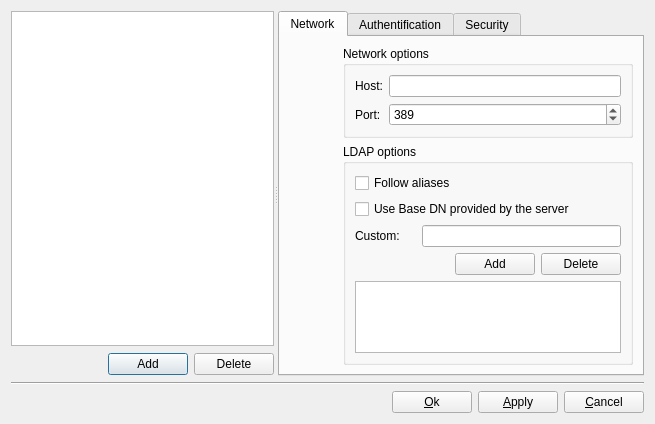
<?xml version="1.0" encoding="UTF-8"?>
<ui version="4.0">
 <class>ServerDialogDesign</class>
 <widget class="QDialog" name="ServerDialogDesign">
  <property name="geometry">
   <rect>
    <x>0</x>
    <y>0</y>
    <width>655</width>
    <height>412</height>
   </rect>
  </property>
  <property name="windowTitle">
   <string>Manage Serverlist</string>
  </property>
  <layout class="QGridLayout" name="gridLayout_2">
   <item row="0" column="0">
    <widget class="QSplitter" name="splitter">
     <property name="orientation">
      <enum>Qt::Horizontal</enum>
     </property>
     <widget class="QWidget" name="">
      <layout class="QGridLayout" name="gridLayout">
       <item row="0" column="0" colspan="3">
        <widget class="QListView" name="serverListView">
         <property name="sizePolicy">
          <sizepolicy hsizetype="Expanding" vsizetype="Expanding">
           <horstretch>0</horstretch>
           <verstretch>0</verstretch>
          </sizepolicy>
         </property>
        </widget>
       </item>
       <item row="1" column="0">
        <spacer name="hspace1">
         <property name="orientation">
          <enum>Qt::Horizontal</enum>
         </property>
         <property name="sizeHint" stdset="0">
          <size>
           <width>13</width>
           <height>24</height>
          </size>
         </property>
        </spacer>
       </item>
       <item row="1" column="1">
        <widget class="QPushButton" name="addButton">
         <property name="sizePolicy">
          <sizepolicy hsizetype="Fixed" vsizetype="Fixed">
           <horstretch>0</horstretch>
           <verstretch>0</verstretch>
          </sizepolicy>
         </property>
         <property name="text">
          <string>Add</string>
         </property>
        </widget>
       </item>
       <item row="1" column="2">
        <widget class="QPushButton" name="deleteButton">
         <property name="sizePolicy">
          <sizepolicy hsizetype="Fixed" vsizetype="Fixed">
           <horstretch>0</horstretch>
           <verstretch>0</verstretch>
          </sizepolicy>
         </property>
         <property name="text">
          <string>Delete</string>
         </property>
        </widget>
       </item>
      </layout>
     </widget>
     <widget class="QTabWidget" name="tabWidget">
      <property name="sizePolicy">
       <sizepolicy hsizetype="MinimumExpanding" vsizetype="Expanding">
        <horstretch>0</horstretch>
        <verstretch>0</verstretch>
       </sizepolicy>
      </property>
      <property name="currentIndex">
       <number>0</number>
      </property>
      <widget class="QWidget" name="networkTab">
       <attribute name="title">
        <string>Network</string>
       </attribute>
       <layout class="QGridLayout" name="gridLayout_5">
        <item row="0" column="0">
         <layout class="QVBoxLayout" name="networkVLayout">
          <item>
           <widget class="QLabel" name="networkIcon">
            <property name="minimumSize">
             <size>
              <width>48</width>
              <height>48</height>
             </size>
            </property>
            <property name="text">
             <string/>
            </property>
           </widget>
          </item>
          <item>
           <spacer name="vspace1">
            <property name="orientation">
             <enum>Qt::Vertical</enum>
            </property>
            <property name="sizeHint" stdset="0">
             <size>
              <width>20</width>
              <height>40</height>
             </size>
            </property>
           </spacer>
          </item>
         </layout>
        </item>
        <item row="0" column="1" rowspan="2">
         <layout class="QGridLayout" name="networkGridLayout">
          <item row="0" column="0">
           <widget class="QGroupBox" name="networkOptionsGroup">
            <property name="title">
             <string>Network options</string>
            </property>
            <layout class="QGridLayout" name="gridLayout_4">
             <item row="0" column="0">
              <widget class="QLabel" name="hostLabel">
               <property name="sizePolicy">
                <sizepolicy hsizetype="Maximum" vsizetype="Preferred">
                 <horstretch>0</horstretch>
                 <verstretch>0</verstretch>
                </sizepolicy>
               </property>
               <property name="text">
                <string>Host:</string>
               </property>
              </widget>
             </item>
             <item row="0" column="1">
              <widget class="QLineEdit" name="hostLineEdit">
               <property name="sizePolicy">
                <sizepolicy hsizetype="Expanding" vsizetype="Fixed">
                 <horstretch>0</horstretch>
                 <verstretch>0</verstretch>
                </sizepolicy>
               </property>
              </widget>
             </item>
             <item row="1" column="0">
              <widget class="QLabel" name="portLabel">
               <property name="sizePolicy">
                <sizepolicy hsizetype="Maximum" vsizetype="Preferred">
                 <horstretch>0</horstretch>
                 <verstretch>0</verstretch>
                </sizepolicy>
               </property>
               <property name="text">
                <string>Port:</string>
               </property>
              </widget>
             </item>
             <item row="1" column="1">
              <widget class="QSpinBox" name="portSpinBox">
               <property name="sizePolicy">
                <sizepolicy hsizetype="Expanding" vsizetype="Fixed">
                 <horstretch>0</horstretch>
                 <verstretch>0</verstretch>
                </sizepolicy>
               </property>
               <property name="maximum">
                <number>65535</number>
               </property>
               <property name="value">
                <number>389</number>
               </property>
              </widget>
             </item>
            </layout>
           </widget>
          </item>
          <item row="1" column="0">
           <widget class="QGroupBox" name="LDAPoptionsGoup">
            <property name="title">
             <string>LDAP options</string>
            </property>
            <layout class="QGridLayout" name="gridLayout_3">
             <item row="0" column="0" rowspan="2" colspan="5">
              <widget class="QCheckBox" name="aliasBox">
               <property name="sizePolicy">
                <sizepolicy hsizetype="Minimum" vsizetype="Fixed">
                 <horstretch>0</horstretch>
                 <verstretch>0</verstretch>
                </sizepolicy>
               </property>
               <property name="text">
                <string>Follow aliases</string>
               </property>
              </widget>
             </item>
             <item row="3" column="2" colspan="3">
              <widget class="QLineEdit" name="baseDNLineEdit"/>
             </item>
             <item row="3" column="0" colspan="2">
              <widget class="QLabel" name="customBaseDNLabel">
               <property name="sizePolicy">
                <sizepolicy hsizetype="Maximum" vsizetype="Preferred">
                 <horstretch>0</horstretch>
                 <verstretch>0</verstretch>
                </sizepolicy>
               </property>
               <property name="text">
                <string>Custom:</string>
               </property>
              </widget>
             </item>
             <item row="5" column="0" colspan="5">
              <widget class="QListWidget" name="baseDNWidget"/>
             </item>
             <item row="2" column="0" colspan="5">
              <widget class="QCheckBox" name="baseDNBox">
               <property name="sizePolicy">
                <sizepolicy hsizetype="Minimum" vsizetype="Fixed">
                 <horstretch>0</horstretch>
                 <verstretch>0</verstretch>
                </sizepolicy>
               </property>
               <property name="text">
                <string>Use Base DN provided by the server</string>
               </property>
              </widget>
             </item>
             <item row="4" column="4">
              <widget class="QPushButton" name="deleteBaseDNButton">
               <property name="text">
                <string>Delete</string>
               </property>
              </widget>
             </item>
             <item row="4" column="3">
              <widget class="QPushButton" name="addBaseDNButton">
               <property name="text">
                <string>Add</string>
               </property>
              </widget>
             </item>
            </layout>
           </widget>
          </item>
         </layout>
        </item>
        <item row="2" column="0" colspan="2">
         <spacer name="vspace2">
          <property name="orientation">
           <enum>Qt::Vertical</enum>
          </property>
          <property name="sizeHint" stdset="0">
           <size>
            <width>20</width>
            <height>40</height>
           </size>
          </property>
         </spacer>
        </item>
       </layout>
      </widget>
      <widget class="QWidget" name="authTab">
       <attribute name="title">
        <string>Authentification</string>
       </attribute>
       <layout class="QGridLayout" name="gridLayout_10">
        <item row="0" column="0">
         <layout class="QVBoxLayout" name="authVLayout">
          <item>
           <widget class="QLabel" name="authIcon">
            <property name="minimumSize">
             <size>
              <width>48</width>
              <height>48</height>
             </size>
            </property>
            <property name="text">
             <string/>
            </property>
           </widget>
          </item>
          <item>
           <spacer name="vspace3">
            <property name="orientation">
             <enum>Qt::Vertical</enum>
            </property>
            <property name="sizeHint" stdset="0">
             <size>
              <width>20</width>
              <height>40</height>
             </size>
            </property>
           </spacer>
          </item>
         </layout>
        </item>
        <item row="0" column="1">
         <layout class="QGridLayout" name="authGridLayout">
          <item row="0" column="0">
           <widget class="QGroupBox" name="bindOptionsGroup">
            <property name="title">
             <string>Bind options</string>
            </property>
            <layout class="QGridLayout" name="gridLayout_8">
             <item row="2" column="1">
              <widget class="QLabel" name="bindAsLabel">
               <property name="sizePolicy">
                <sizepolicy hsizetype="Maximum" vsizetype="Preferred">
                 <horstretch>0</horstretch>
                 <verstretch>0</verstretch>
                </sizepolicy>
               </property>
               <property name="text">
                <string>Bind as:</string>
               </property>
              </widget>
             </item>
             <item row="2" column="3">
              <widget class="QLineEdit" name="bindAsLineEdit">
               <property name="enabled">
                <bool>false</bool>
               </property>
               <property name="sizePolicy">
                <sizepolicy hsizetype="Expanding" vsizetype="Fixed">
                 <horstretch>0</horstretch>
                 <verstretch>0</verstretch>
                </sizepolicy>
               </property>
              </widget>
             </item>
             <item row="3" column="1">
              <widget class="QLabel" name="passwordLabel">
               <property name="sizePolicy">
                <sizepolicy hsizetype="Maximum" vsizetype="Preferred">
                 <horstretch>0</horstretch>
                 <verstretch>0</verstretch>
                </sizepolicy>
               </property>
               <property name="text">
                <string>Password:</string>
               </property>
              </widget>
             </item>
             <item row="0" column="1" colspan="3">
              <widget class="QCheckBox" name="anonBindBox">
               <property name="text">
                <string>Anonymous bind</string>
               </property>
               <property name="checked">
                <bool>true</bool>
               </property>
              </widget>
             </item>
             <item row="1" column="3">
              <widget class="QComboBox" name="mechanismBox">
               <property name="enabled">
                <bool>false</bool>
               </property>
               <item>
                <property name="text">
                 <string>Simple</string>
                </property>
               </item>
               <item>
                <property name="text">
                 <string>SASL CRAM-MD5</string>
                </property>
               </item>
               <item>
                <property name="text">
                 <string>SASL DIGEST-MD5</string>
                </property>
               </item>
               <item>
                <property name="text">
                 <string>SASL EXTERNAL</string>
                </property>
               </item>
               <item>
                <property name="text">
                 <string>SASL GSSAPI</string>
                </property>
               </item>
               <item>
                <property name="text">
                 <string>SASL Login</string>
                </property>
               </item>
               <item>
                <property name="text">
                 <string>SASL Plain</string>
                </property>
               </item>
              </widget>
             </item>
             <item row="1" column="1">
              <widget class="QLabel" name="mechanismLabel">
               <property name="text">
                <string>Mechanism:</string>
               </property>
              </widget>
             </item>
             <item row="3" column="3">
              <widget class="QLineEdit" name="passwordLineEdit">
               <property name="enabled">
                <bool>false</bool>
               </property>
              </widget>
             </item>
            </layout>
           </widget>
          </item>
         </layout>
        </item>
        <item row="1" column="0" colspan="2">
         <spacer name="vspace4">
          <property name="orientation">
           <enum>Qt::Vertical</enum>
          </property>
          <property name="sizeHint" stdset="0">
           <size>
            <width>20</width>
            <height>40</height>
           </size>
          </property>
         </spacer>
        </item>
       </layout>
      </widget>
      <widget class="QWidget" name="securityTab">
       <attribute name="title">
        <string>Security</string>
       </attribute>
       <layout class="QGridLayout" name="gridLayout_13">
        <item row="0" column="0">
         <layout class="QVBoxLayout" name="securityVLayout">
          <item>
           <widget class="QLabel" name="securityIcon">
            <property name="minimumSize">
             <size>
              <width>48</width>
              <height>48</height>
             </size>
            </property>
            <property name="text">
             <string/>
            </property>
           </widget>
          </item>
          <item>
           <spacer name="vspace5">
            <property name="orientation">
             <enum>Qt::Vertical</enum>
            </property>
            <property name="sizeHint" stdset="0">
             <size>
              <width>20</width>
              <height>40</height>
             </size>
            </property>
           </spacer>
          </item>
         </layout>
        </item>
        <item row="0" column="1">
         <layout class="QGridLayout" name="securityGridLayout">
          <item row="0" column="0">
           <widget class="QGroupBox" name="securityOptionsGroup">
            <property name="title">
             <string>Security options</string>
            </property>
            <layout class="QGridLayout" name="gridLayout_11">
             <item row="0" column="0">
              <widget class="QComboBox" name="encryptionBox">
               <property name="sizePolicy">
                <sizepolicy hsizetype="Expanding" vsizetype="Fixed">
                 <horstretch>0</horstretch>
                 <verstretch>0</verstretch>
                </sizepolicy>
               </property>
               <item>
                <property name="text">
                 <string>Unencrypted connection</string>
                </property>
               </item>
               <item>
                <property name="text">
                 <string>Transport Layer Security (TLS)</string>
                </property>
               </item>
               <item>
                <property name="text">
                 <string>Secure Socket Layer (SSL)</string>
                </property>
               </item>
              </widget>
             </item>
            </layout>
           </widget>
          </item>
          <item row="1" column="0">
           <widget class="QGroupBox" name="ValidateServerCertGroup">
            <property name="title">
             <string>Validate server certificate</string>
            </property>
            <layout class="QGridLayout" name="gridLayout_12">
             <item row="0" column="0" colspan="2">
              <widget class="QComboBox" name="serverCertBox">
               <property name="sizePolicy">
                <sizepolicy hsizetype="Expanding" vsizetype="Fixed">
                 <horstretch>0</horstretch>
                 <verstretch>0</verstretch>
                </sizepolicy>
               </property>
               <item>
                <property name="text">
                 <string>Never</string>
                </property>
               </item>
               <item>
                <property name="text">
                 <string>Allow</string>
                </property>
               </item>
               <item>
                <property name="text">
                 <string>Try</string>
                </property>
               </item>
               <item>
                <property name="text">
                 <string>Demand</string>
                </property>
               </item>
              </widget>
             </item>
            </layout>
           </widget>
          </item>
          <item row="2" column="0">
           <widget class="QGroupBox" name="ClientCertGroup">
            <property name="title">
             <string>Client certificate options</string>
            </property>
            <layout class="QGridLayout" name="gridLayout_14">
             <item row="0" column="0" colspan="2">
              <widget class="QCheckBox" name="useClientCertBox">
               <property name="text">
                <string>Use client certificates</string>
               </property>
              </widget>
             </item>
             <item row="1" column="0">
              <widget class="QLabel" name="certFileLabel">
               <property name="text">
                <string>Certificate file:</string>
               </property>
              </widget>
             </item>
             <item row="4" column="0">
              <widget class="QLabel" name="certKeyfileLabel">
               <property name="text">
                <string>Certificate keyfile:</string>
               </property>
              </widget>
             </item>
             <item row="1" column="1">
              <widget class="QLineEdit" name="certFileLineEdit">
               <property name="enabled">
                <bool>false</bool>
               </property>
              </widget>
             </item>
             <item row="4" column="1">
              <widget class="QLineEdit" name="certKeyfileLineEdit">
               <property name="enabled">
                <bool>false</bool>
               </property>
              </widget>
             </item>
             <item row="1" column="2">
              <widget class="QToolButton" name="certFileButton">
               <property name="enabled">
                <bool>false</bool>
               </property>
               <property name="text">
                <string>...</string>
               </property>
              </widget>
             </item>
             <item row="4" column="2">
              <widget class="QToolButton" name="certKeyfileButton">
               <property name="enabled">
                <bool>false</bool>
               </property>
               <property name="text">
                <string>...</string>
               </property>
              </widget>
             </item>
            </layout>
           </widget>
          </item>
         </layout>
        </item>
        <item row="1" column="0" colspan="2">
         <spacer name="vspace6">
          <property name="orientation">
           <enum>Qt::Vertical</enum>
          </property>
          <property name="sizeHint" stdset="0">
           <size>
            <width>20</width>
            <height>40</height>
           </size>
          </property>
         </spacer>
        </item>
       </layout>
      </widget>
     </widget>
    </widget>
   </item>
   <item row="1" column="0">
    <widget class="Line" name="line">
     <property name="orientation">
      <enum>Qt::Horizontal</enum>
     </property>
    </widget>
   </item>
   <item row="2" column="0">
    <layout class="QHBoxLayout" name="bottomHLayout">
     <item>
      <spacer name="horizontalSpacer">
       <property name="orientation">
        <enum>Qt::Horizontal</enum>
       </property>
       <property name="sizeHint" stdset="0">
        <size>
         <width>40</width>
         <height>20</height>
        </size>
       </property>
      </spacer>
     </item>
     <item>
      <widget class="QPushButton" name="okButton">
       <property name="text">
        <string>&amp;Ok</string>
       </property>
      </widget>
     </item>
     <item>
      <widget class="QPushButton" name="applyButton">
       <property name="text">
        <string>&amp;Apply</string>
       </property>
      </widget>
     </item>
     <item>
      <widget class="QPushButton" name="cancelButton">
       <property name="text">
        <string>&amp;Cancel</string>
       </property>
      </widget>
     </item>
    </layout>
   </item>
  </layout>
 </widget>
 <resources/>
 <connections>
  <connection>
   <sender>baseDNBox</sender>
   <signal>toggled(bool)</signal>
   <receiver>addBaseDNButton</receiver>
   <slot>setDisabled(bool)</slot>
   <hints>
    <hint type="sourcelabel">
     <x>420</x>
     <y>206</y>
    </hint>
    <hint type="destinationlabel">
     <x>423</x>
     <y>267</y>
    </hint>
   </hints>
  </connection>
  <connection>
   <sender>applyButton</sender>
   <signal>clicked()</signal>
   <receiver>ServerDialogDesign</receiver>
   <slot>saveServers()</slot>
   <hints>
    <hint type="sourcelabel">
     <x>437</x>
     <y>430</y>
    </hint>
    <hint type="destinationlabel">
     <x>99</x>
     <y>90</y>
    </hint>
   </hints>
  </connection>
  <connection>
   <sender>baseDNBox</sender>
   <signal>toggled(bool)</signal>
   <receiver>deleteBaseDNButton</receiver>
   <slot>setDisabled(bool)</slot>
   <hints>
    <hint type="sourcelabel">
     <x>420</x>
     <y>206</y>
    </hint>
    <hint type="destinationlabel">
     <x>514</x>
     <y>267</y>
    </hint>
   </hints>
  </connection>
  <connection>
   <sender>addBaseDNButton</sender>
   <signal>clicked()</signal>
   <receiver>ServerDialogDesign</receiver>
   <slot>addBaseDN()</slot>
   <hints>
    <hint type="sourcelabel">
     <x>423</x>
     <y>267</y>
    </hint>
    <hint type="destinationlabel">
     <x>293</x>
     <y>226</y>
    </hint>
   </hints>
  </connection>
  <connection>
   <sender>baseDNBox</sender>
   <signal>toggled(bool)</signal>
   <receiver>baseDNLineEdit</receiver>
   <slot>setDisabled(bool)</slot>
   <hints>
    <hint type="sourcelabel">
     <x>420</x>
     <y>206</y>
    </hint>
    <hint type="destinationlabel">
     <x>452</x>
     <y>235</y>
    </hint>
   </hints>
  </connection>
  <connection>
   <sender>baseDNBox</sender>
   <signal>toggled(bool)</signal>
   <receiver>baseDNWidget</receiver>
   <slot>setDisabled(bool)</slot>
   <hints>
    <hint type="sourcelabel">
     <x>420</x>
     <y>206</y>
    </hint>
    <hint type="destinationlabel">
     <x>420</x>
     <y>329</y>
    </hint>
   </hints>
  </connection>
  <connection>
   <sender>baseDNLineEdit</sender>
   <signal>returnPressed()</signal>
   <receiver>ServerDialogDesign</receiver>
   <slot>addBaseDN()</slot>
   <hints>
    <hint type="sourcelabel">
     <x>452</x>
     <y>235</y>
    </hint>
    <hint type="destinationlabel">
     <x>293</x>
     <y>226</y>
    </hint>
   </hints>
  </connection>
  <connection>
   <sender>cancelButton</sender>
   <signal>clicked()</signal>
   <receiver>ServerDialogDesign</receiver>
   <slot>reject()</slot>
   <hints>
    <hint type="sourcelabel">
     <x>528</x>
     <y>430</y>
    </hint>
    <hint type="destinationlabel">
     <x>100</x>
     <y>137</y>
    </hint>
   </hints>
  </connection>
  <connection>
   <sender>certFileButton</sender>
   <signal>clicked()</signal>
   <receiver>ServerDialogDesign</receiver>
   <slot>certFileDialog()</slot>
   <hints>
    <hint type="sourcelabel">
     <x>545</x>
     <y>245</y>
    </hint>
    <hint type="destinationlabel">
     <x>293</x>
     <y>226</y>
    </hint>
   </hints>
  </connection>
  <connection>
   <sender>certKeyfileButton</sender>
   <signal>clicked()</signal>
   <receiver>ServerDialogDesign</receiver>
   <slot>certKeyfileDialog()</slot>
   <hints>
    <hint type="sourcelabel">
     <x>545</x>
     <y>276</y>
    </hint>
    <hint type="destinationlabel">
     <x>293</x>
     <y>226</y>
    </hint>
   </hints>
  </connection>
  <connection>
   <sender>deleteBaseDNButton</sender>
   <signal>clicked()</signal>
   <receiver>ServerDialogDesign</receiver>
   <slot>deleteBaseDN()</slot>
   <hints>
    <hint type="sourcelabel">
     <x>514</x>
     <y>267</y>
    </hint>
    <hint type="destinationlabel">
     <x>293</x>
     <y>226</y>
    </hint>
   </hints>
  </connection>
  <connection>
   <sender>okButton</sender>
   <signal>clicked()</signal>
   <receiver>ServerDialogDesign</receiver>
   <slot>accept()</slot>
   <hints>
    <hint type="sourcelabel">
     <x>346</x>
     <y>430</y>
    </hint>
    <hint type="destinationlabel">
     <x>99</x>
     <y>47</y>
    </hint>
   </hints>
  </connection>
  <connection>
   <sender>useClientCertBox</sender>
   <signal>toggled(bool)</signal>
   <receiver>certFileLineEdit</receiver>
   <slot>setEnabled(bool)</slot>
   <hints>
    <hint type="sourcelabel">
     <x>405</x>
     <y>216</y>
    </hint>
    <hint type="destinationlabel">
     <x>463</x>
     <y>245</y>
    </hint>
   </hints>
  </connection>
  <connection>
   <sender>useClientCertBox</sender>
   <signal>toggled(bool)</signal>
   <receiver>certKeyfileLineEdit</receiver>
   <slot>setEnabled(bool)</slot>
   <hints>
    <hint type="sourcelabel">
     <x>405</x>
     <y>216</y>
    </hint>
    <hint type="destinationlabel">
     <x>463</x>
     <y>276</y>
    </hint>
   </hints>
  </connection>
  <connection>
   <sender>useClientCertBox</sender>
   <signal>toggled(bool)</signal>
   <receiver>certFileButton</receiver>
   <slot>setEnabled(bool)</slot>
   <hints>
    <hint type="sourcelabel">
     <x>405</x>
     <y>216</y>
    </hint>
    <hint type="destinationlabel">
     <x>545</x>
     <y>245</y>
    </hint>
   </hints>
  </connection>
  <connection>
   <sender>useClientCertBox</sender>
   <signal>toggled(bool)</signal>
   <receiver>certKeyfileButton</receiver>
   <slot>setEnabled(bool)</slot>
   <hints>
    <hint type="sourcelabel">
     <x>405</x>
     <y>216</y>
    </hint>
    <hint type="destinationlabel">
     <x>545</x>
     <y>276</y>
    </hint>
   </hints>
  </connection>
  <connection>
   <sender>anonBindBox</sender>
   <signal>toggled(bool)</signal>
   <receiver>mechanismBox</receiver>
   <slot>setDisabled(bool)</slot>
   <hints>
    <hint type="sourcelabel">
     <x>420</x>
     <y>85</y>
    </hint>
    <hint type="destinationlabel">
     <x>461</x>
     <y>117</y>
    </hint>
   </hints>
  </connection>
  <connection>
   <sender>anonBindBox</sender>
   <signal>toggled(bool)</signal>
   <receiver>bindAsLineEdit</receiver>
   <slot>setDisabled(bool)</slot>
   <hints>
    <hint type="sourcelabel">
     <x>420</x>
     <y>85</y>
    </hint>
    <hint type="destinationlabel">
     <x>461</x>
     <y>151</y>
    </hint>
   </hints>
  </connection>
  <connection>
   <sender>anonBindBox</sender>
   <signal>toggled(bool)</signal>
   <receiver>passwordLineEdit</receiver>
   <slot>setDisabled(bool)</slot>
   <hints>
    <hint type="sourcelabel">
     <x>420</x>
     <y>85</y>
    </hint>
    <hint type="destinationlabel">
     <x>461</x>
     <y>185</y>
    </hint>
   </hints>
  </connection>
  <connection>
   <sender>addButton</sender>
   <signal>clicked()</signal>
   <receiver>ServerDialogDesign</receiver>
   <slot>addServer()</slot>
   <hints>
    <hint type="sourcelabel">
     <x>58</x>
     <y>386</y>
    </hint>
    <hint type="destinationlabel">
     <x>83</x>
     <y>178</y>
    </hint>
   </hints>
  </connection>
  <connection>
   <sender>deleteButton</sender>
   <signal>clicked()</signal>
   <receiver>ServerDialogDesign</receiver>
   <slot>deleteServer()</slot>
   <hints>
    <hint type="sourcelabel">
     <x>149</x>
     <y>386</y>
    </hint>
    <hint type="destinationlabel">
     <x>132</x>
     <y>231</y>
    </hint>
   </hints>
  </connection>
 </connections>
 <slots>
  <slot>addServer()</slot>
  <slot>deleteServer()</slot>
  <slot>addBaseDN()</slot>
  <slot>deleteBaseDN()</slot>
  <slot>setBaseDN()</slot>
  <slot>saveServers()</slot>
  <slot>certFileDialog()</slot>
  <slot>certKeyfileDialog()</slot>
 </slots>
</ui>
